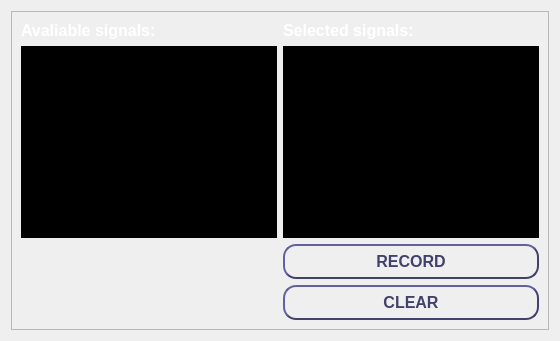
                <widget class="QWidget" name="scope_recorder">
                 <attribute name="title">
                  <string>Recorder</string>
                 </attribute>
                 <layout class="QHBoxLayout" name="horizontalLayout_22">
                  <item>
                   <widget class="QFrame" name="scope_signals_frame">
                    <property name="frameShape">
                     <enum>QFrame::StyledPanel</enum>
                    </property>
                    <property name="frameShadow">
                     <enum>QFrame::Raised</enum>
                    </property>
                    <layout class="QGridLayout" name="gridLayout_11">
                     <item row="2" column="1">
                      <widget class="QPushButton" name="btn_record">
                       <property name="font">
                        <font>
                         <pointsize>12</pointsize>
                         <weight>75</weight>
                         <bold>true</bold>
                        </font>
                       </property>
                       <property name="accessibleName">
                        <string>1</string>
                       </property>
                       <property name="accessibleDescription">
                        <string>not styled</string>
                       </property>
                       <property name="styleSheet">
                        <string notr="true">QPushButton {
    border-style: outset;
    border-width: 2px;
    border-radius:13px;
	border-color: #41416b;
    min-width: 2em;
    padding: 6px;
	color: #41416b;
}

QPushButton:checked {
 	border-width: 4px;
	border-color:#40ff66;
	color: white;
}</string>
                       </property>
                       <property name="text">
                        <string>RECORD</string>
                       </property>
                       <property name="iconSize">
                        <size>
                         <width>32</width>
                         <height>32</height>
                        </size>
                       </property>
                       <property name="checkable">
                        <bool>true</bool>
                       </property>
                      </widget>
                     </item>
                     <item row="1" column="1">
                      <widget class="QListWidget" name="lst_selected_signals">
                       <property name="styleSheet">
                        <string notr="true">background-color: black;
color: white;</string>
                       </property>
                      </widget>
                     </item>
                     <item row="1" column="0">
                      <widget class="QListWidget" name="lst_avaliable_signals">
                       <property name="styleSheet">
                        <string notr="true">background-color: black;
color: white;</string>
                       </property>
                       <property name="frameShape">
                        <enum>QFrame::StyledPanel</enum>
                       </property>
                       <property name="frameShadow">
                        <enum>QFrame::Sunken</enum>
                       </property>
                      </widget>
                     </item>
                     <item row="0" column="1">
                      <widget class="QLabel" name="label_3">
                       <property name="font">
                        <font>
                         <pointsize>12</pointsize>
                         <weight>75</weight>
                         <bold>true</bold>
                        </font>
                       </property>
                       <property name="styleSheet">
                        <string notr="true">color: white</string>
                       </property>
                       <property name="text">
                        <string>Selected signals:</string>
                       </property>
                      </widget>
                     </item>
                     <item row="0" column="0">
                      <widget class="QLabel" name="label_2">
                       <property name="font">
                        <font>
                         <pointsize>12</pointsize>
                         <weight>75</weight>
                         <bold>true</bold>
                        </font>
                       </property>
                       <property name="styleSheet">
                        <string notr="true">color: white</string>
                       </property>
                       <property name="text">
                        <string>Avaliable signals:</string>
                       </property>
                      </widget>
                     </item>
                     <item row="3" column="1">
                      <widget class="QPushButton" name="btn_clear_signals">
                       <property name="font">
                        <font>
                         <pointsize>12</pointsize>
                         <weight>75</weight>
                         <bold>true</bold>
                        </font>
                       </property>
                       <property name="accessibleDescription">
                        <string>not styled</string>
                       </property>
                       <property name="styleSheet">
                        <string notr="true">QPushButton {
    border-style: outset;
    border-width: 2px;
    border-radius:13px;
	border-color: #41416b;
    min-width: 2em;
    padding: 6px;
	color: #41416b;
}

QPushButton:pressed {
	background-color:#40ff66;
 	border-width: 4px;
	border-color:#1c1c1c;
	color: white;
}
</string>
                       </property>
                       <property name="text">
                        <string>CLEAR</string>
                       </property>
                      </widget>
                     </item>
                    </layout>
                   </widget>
                  </item>
                 </layout>
                </widget>
